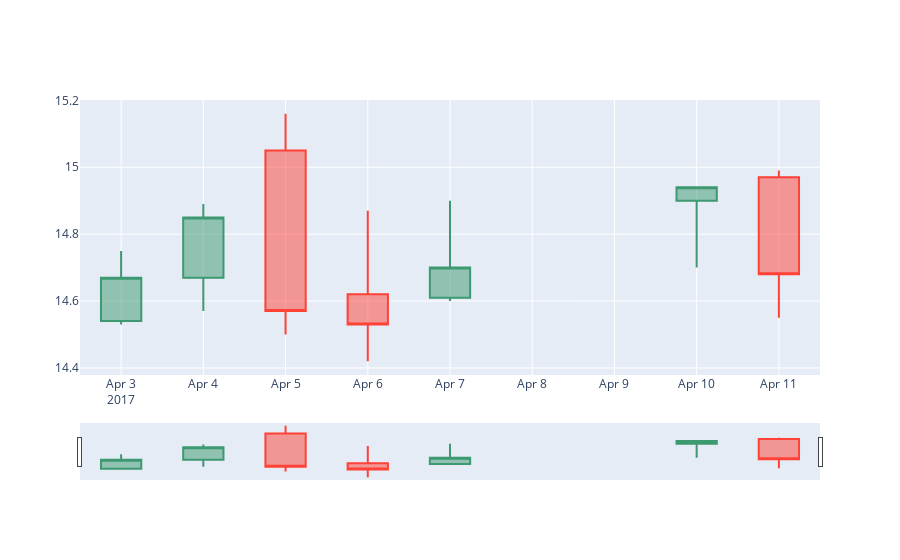

Write notebook code for a chart like this one.
### Markdown cell above
**Preços de 7 dias atrás - Mostra Candlestick**

### Code cell
dataset2 = dataset.head(7)
dados = go.Candlestick(x=dataset2.Date,
                       open=dataset2.Open,
                       high=dataset2.High,
                       low=dataset2.Low,
                       close=dataset2.Close,
                       )

data=[dados]
py.offline.iplot(data,filename='grafico_candlestick')

### Figure 1 — Plotly figure (JSON) as saved in the notebook; plotly's stock layout.template omitted (floating-point values rounded to 4 significant figures)
{"data": [{"type": "candlestick", "high": [14.99, 14.94, 14.9, 14.87, 15.16, 14.89, 14.75], "low": [14.55, 14.7, 14.6, 14.42, 14.5, 14.57, 14.53], "x": ["2017-04-11T00:00:00", "2017-04-10T00:00:00", "2017-04-07T00:00:00", "2017-04-06T00:00:00", "2017-04-05T00:00:00", "2017-04-04T00:00:00", "2017-04-03T00:00:00"], "close": [14.68, 14.94, 14.7, 14.53, 14.57, 14.85, 14.67], "open": [14.97, 14.9, 14.61, 14.62, 15.05, 14.67, 14.54]}], "layout": {}}
